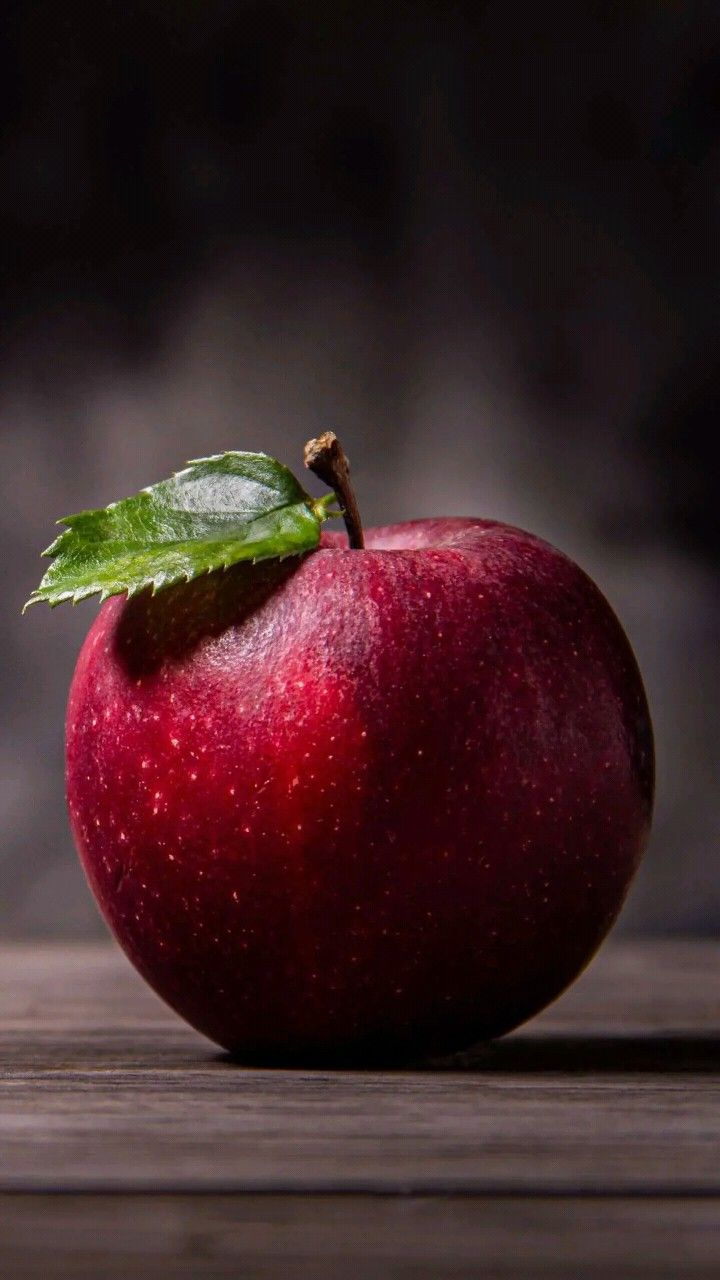
#> input picture data/Apple_Image.jpg, 720 x 1280 px; its folder holds only this picture in this run
$ python -i praktikum_08.py   (imports and definitions only)   (older library calls are emulated)
#> lines starting #> are read from the running program, lines starting #| are printed output that depends on the picture; after the words box and inside, x2 and y2 are one past the last pixel; in counts of white or black regions, pixels touching at a corner belong together
### common.py
"""Utilitas bersama praktikum Computer Vision 02-08."""
from __future__ import annotations

from pathlib import Path
import cv2
import numpy as np

ROOT = Path(__file__).resolve().parent
DATA = ROOT / "data"
OUTPUT = ROOT / "output"


def ensure_dirs(number: int) -> Path:
    DATA.mkdir(exist_ok=True)
    out = OUTPUT / f"praktikum_{number:02d}"
    out.mkdir(parents=True, exist_ok=True)
    return out


# [20 lines left out: function generate_sample, not called in this run]


def load_image(input_path: str | None = None, grayscale: bool = False) -> np.ndarray:
    # Utamakan dataset asli yang diberikan pengguna, bukan citra sintetis.
#> called with grayscale = False
    candidates = [p for p in sorted(DATA.iterdir())
                  if p.suffix.lower() in {".jpg", ".jpeg", ".png", ".bmp", ".tif", ".tiff", ".webp"}
                  and p.name != "citra_contoh.png"] if DATA.exists() else []
    path = Path(input_path) if input_path else (candidates[0] if candidates else generate_sample())
    flag = cv2.IMREAD_GRAYSCALE if grayscale else cv2.IMREAD_COLOR
    image = cv2.imread(str(path), flag)
#> image is the input picture: shape (1280, 720, 3); mean B, G, R 39, 37.5, 62
    if image is None:
        raise FileNotFoundError(f"Citra tidak dapat dibaca: {path}")
    return image


def save(path: Path, image: np.ndarray) -> None:
    path.parent.mkdir(parents=True, exist_ok=True)
    if not cv2.imwrite(str(path), np.clip(image, 0, 255).astype(np.uint8)):
        raise OSError(f"Gagal menyimpan: {path}")


def gray(image: np.ndarray) -> np.ndarray:
    return image if image.ndim == 2 else cv2.cvtColor(image, cv2.COLOR_BGR2GRAY)


# [7 lines left out: function autolevel, not called in this run]

### praktikum_08.py
"""Praktikum 08: konvolusi, noise, reduksi noise, tepi, sharpness, sketsa."""
import argparse
import cv2
import numpy as np
import matplotlib
# [1 line not run here, left out]
import matplotlib.pyplot as plt
from common import ensure_dirs, load_image, gray, save


def edge_outputs(img, response):
    edge = cv2.convertScaleAbs(response)
    binary = cv2.threshold(edge, 60, 255, cv2.THRESH_BINARY)[1]
    return edge, binary, 255 - binary


def main(input_path=None):
    out = ensure_dirs(8); img = gray(load_image(input_path)); rng = np.random.default_rng(42)
    noisy = np.clip(img.astype(np.float32) + rng.normal(0, 18, img.shape), 0, 255).astype(np.uint8)
    saltpepper = img.copy(); mask = rng.random(img.shape)
    saltpepper[mask < .025] = 0; saltpepper[mask > .975] = 255
#> after `saltpepper[mask > 0.975] = 255`:
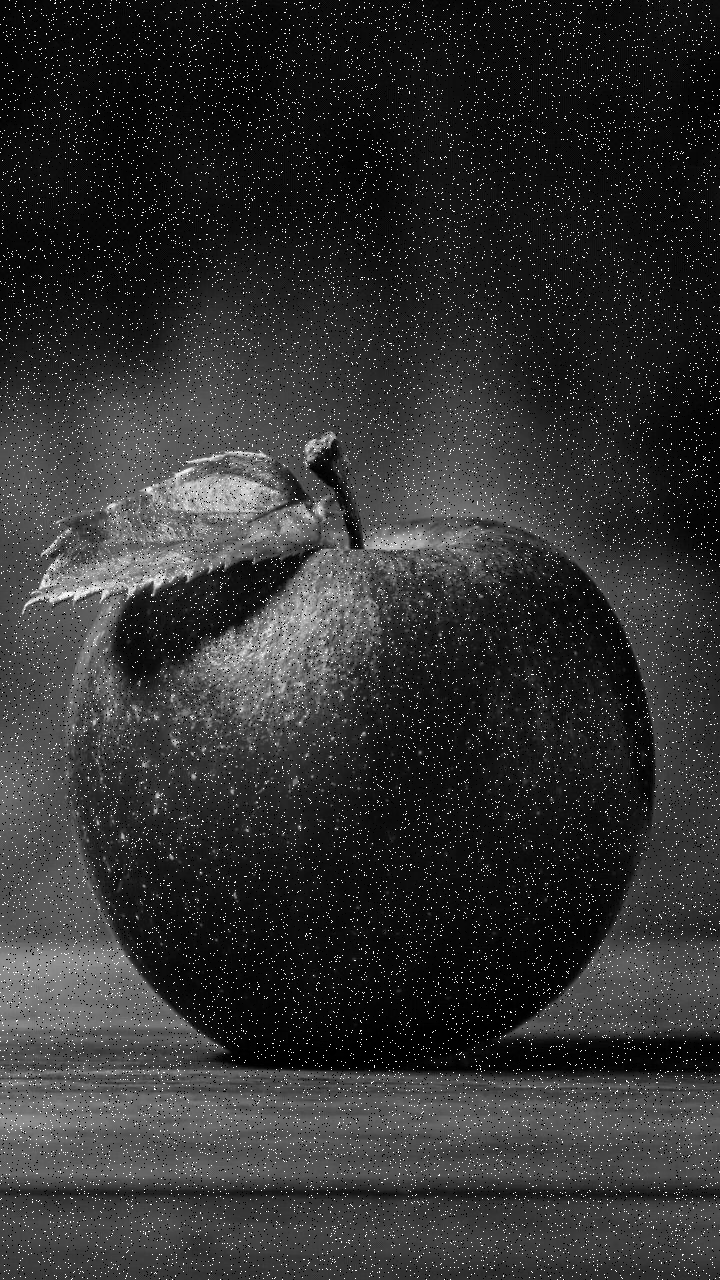
#> saltpepper: shape (1280, 720); min 0, max 255, mean 49.1
    results = {
        "original": img, "noise_gaussian": noisy, "noise_salt_pepper": saltpepper,
        "blur_5": cv2.blur(noisy, (5, 5)), "blur_11": cv2.blur(noisy, (11, 11)),
        "gaussian": cv2.GaussianBlur(noisy, (7, 7), 0), "median": cv2.medianBlur(saltpepper, 7),
    }
    kernels = {
        "kernel_4_edge": np.array([[0, -.5, 0], [-.5, 0, .5], [0, .5, 0]], np.float32),
        "kernel_4_sharp": np.array([[0, -.5, 0], [-.5, 1, .5], [0, .5, 0]], np.float32),
        "kernel_8_edge": np.array([[-1, -.5, 0], [-.5, 1, .5], [0, .5, 1]], np.float32),
        "kernel_8_sharp": np.array([[-1, -.5, 0], [-.5, 2, .5], [0, .5, 1]], np.float32),
    }
    for name, kernel in kernels.items(): results[name] = cv2.filter2D(img, cv2.CV_32F, kernel)
#> after the loop, results = 11 items
    prewitt_x = np.array([[-1, 0, 1]] * 3, np.float32); prewitt_y = prewitt_x.T
    responses = {
        "prewitt": cv2.magnitude(cv2.filter2D(img, cv2.CV_32F, prewitt_x), cv2.filter2D(img, cv2.CV_32F, prewitt_y)),
        "sobel": cv2.magnitude(cv2.Sobel(img, cv2.CV_32F, 1, 0, ksize=3), cv2.Sobel(img, cv2.CV_32F, 0, 1, ksize=3)),
        "laplacian": cv2.Laplacian(img, cv2.CV_32F, ksize=3), "canny": cv2.Canny(img, 100, 200),
    }
    for name, response in responses.items():
        edge, binary, sketch = edge_outputs(img, response)
        results[f"edge_{name}"] = edge; results[f"binary_{name}"] = binary; results[f"sketch_{name}"] = sketch
#> this loop made 4 passes
#> name on passes 1 to 4: 'prewitt', 'sobel', 'laplacian', 'canny'
#> pass 1, in edge_outputs, `binary = cv2.threshold(edge, 60, 255, cv2.THRESH_BINARY)[1]`:
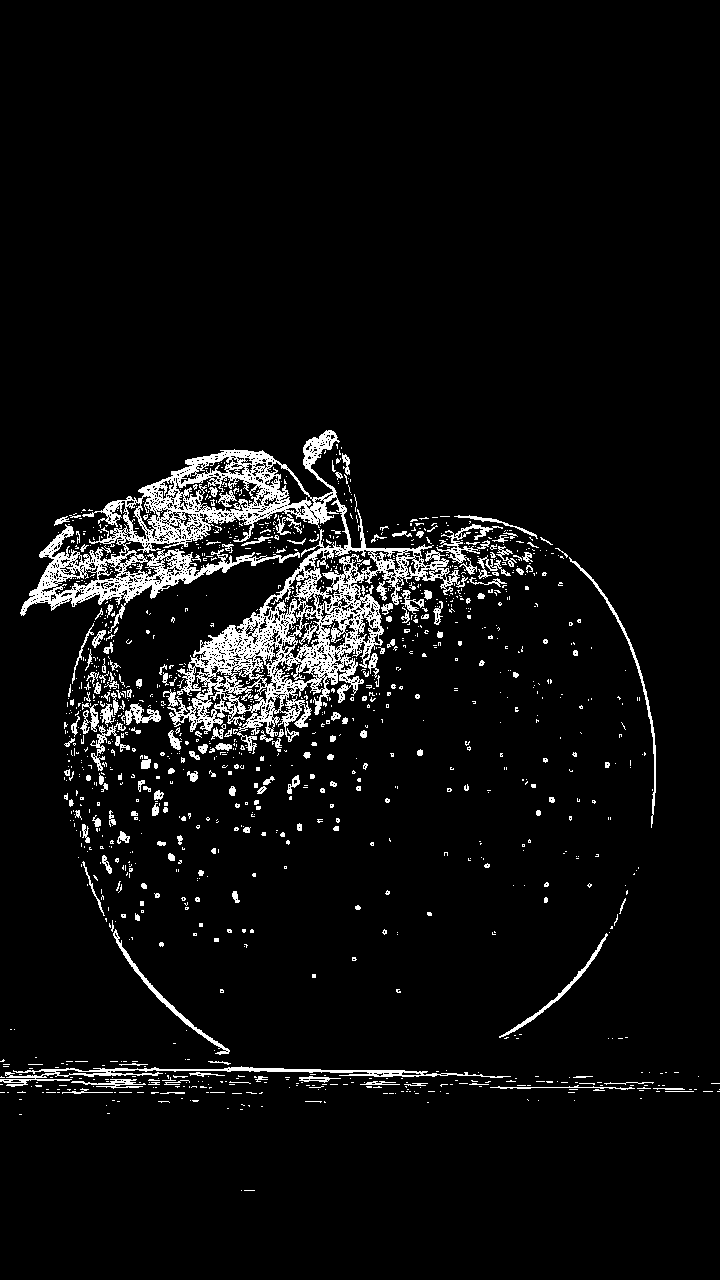
#> binary: shape (1280, 720); 5.6% white in thin lines or dots, all inside (x1, y1, x2, y2) = (0, 430, 720, 1191)
#> pass 2, in edge_outputs (call 2), `edge = cv2.convertScaleAbs(response)`:
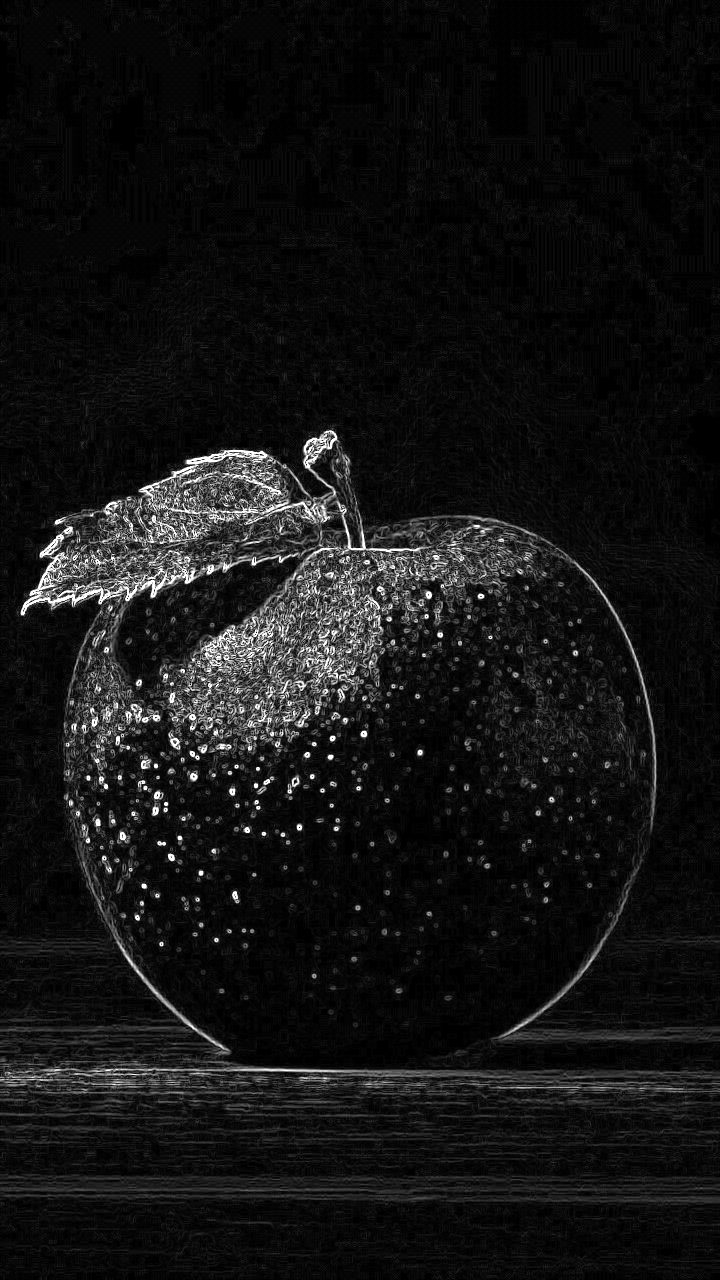
#> edge: shape (1280, 720); min 0, max 255, mean 19.7
#> after the loop, results = 23 items
    lpf = cv2.GaussianBlur(img, (5, 5), 0).astype(np.float32)
    high = img.astype(np.float32) - lpf
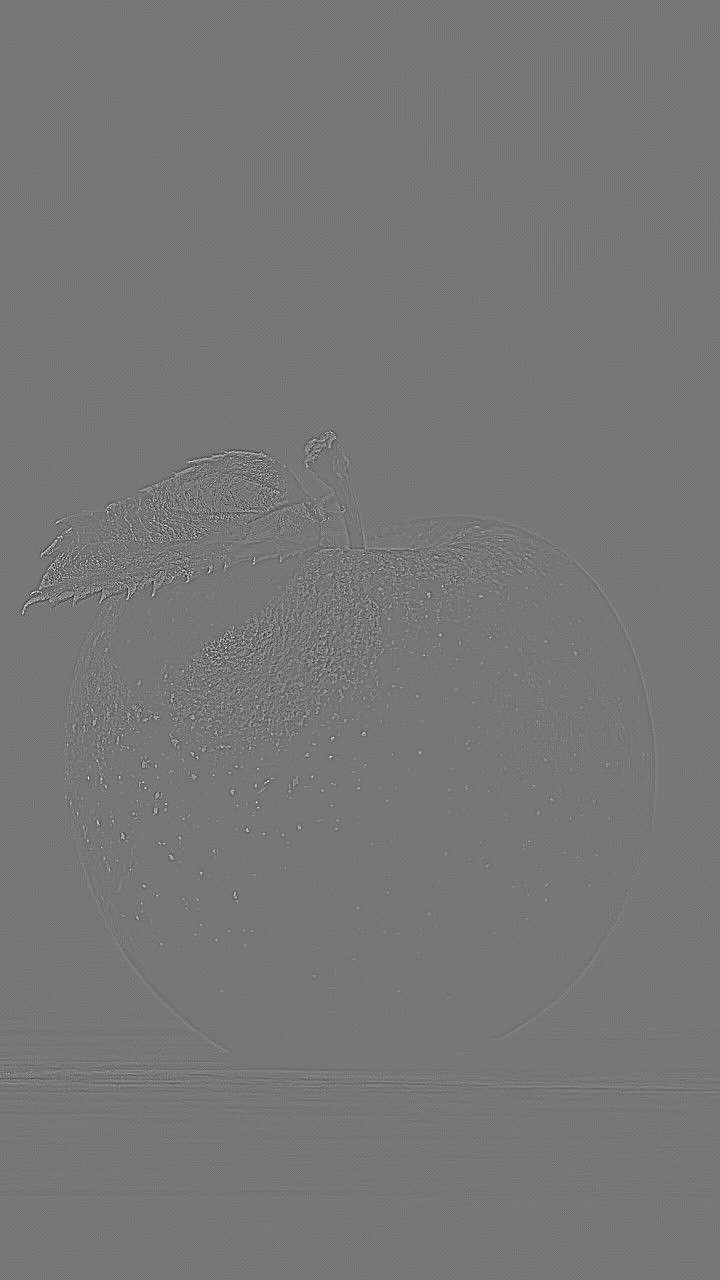
#> high: shape (1280, 720) float32; min -79, max 90, mean 0; drawn with min black and max white
    results["sharp_ratio_2_1"] = np.clip((2 * lpf + high) / 2, 0, 255)
    results["sharp_ratio_1_2"] = np.clip((lpf + 4 * high) / 3, 0, 255)
    for name, value in results.items(): save(out / f"{name}.png", value)
#> this loop made 25 passes
    selected = ["original", "noise_gaussian", "gaussian", "median", "edge_prewitt", "edge_sobel",
                "edge_laplacian", "edge_canny", "sharp_ratio_2_1", "sharp_ratio_1_2", "sketch_sobel", "sketch_canny"]
    fig, axes = plt.subplots(3, 4, figsize=(15, 10))
    for ax, name in zip(axes.flat, selected):
        ax.imshow(np.clip(results[name], 0, 255), cmap="gray", vmin=0, vmax=255); ax.set_title(name); ax.axis("off")
    fig.tight_layout(); fig.savefig(out / "ringkasan.png", dpi=150); plt.close(fig)
#> after `fig.tight_layout()`:
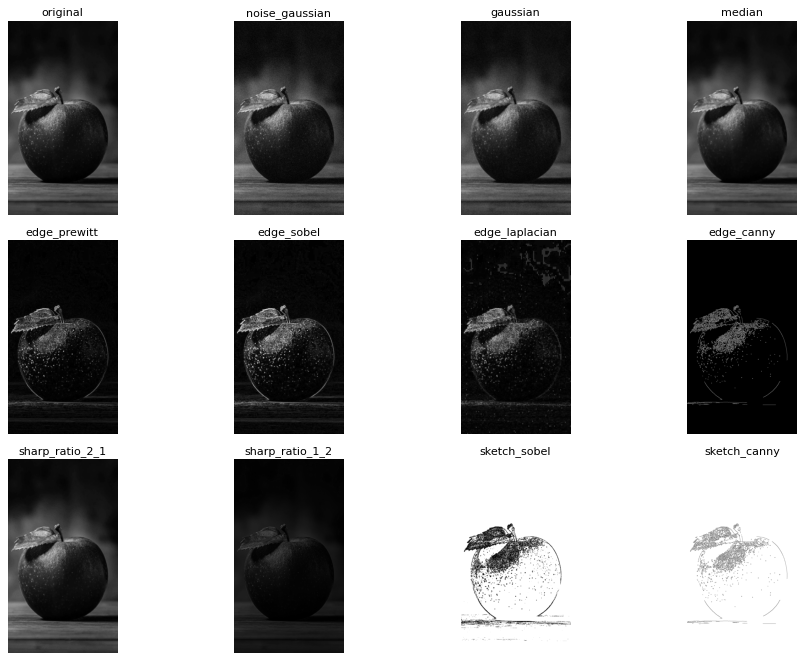
#> figure drawn by matplotlib, 12 panels
    print("Prewitt berbobot seragam; Sobel memberi bobot 2 pada tetangga pusat sehingga lebih tahan noise.")
    print(f"Hasil tersimpan di {out}")


# [6 lines not run here, left out]

>>> result = main()

$ run again, on data/Face-Cream_Image.jpg
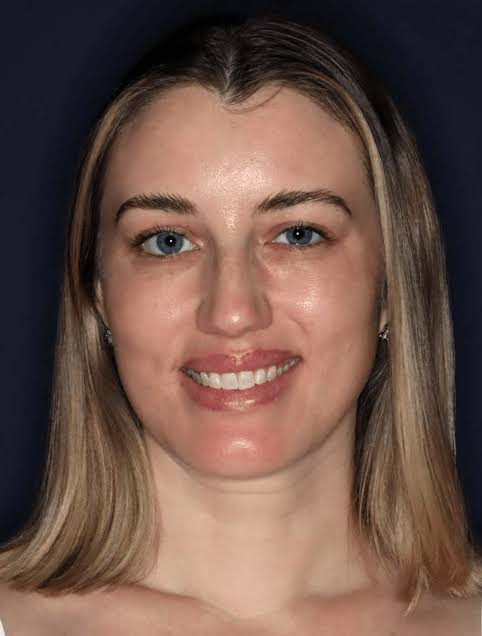
#> input picture data/Face-Cream_Image.jpg, 482 x 636 px
#> in load_image, image is the input picture: shape (636, 482, 3); mean B, G, R 73.6, 83.5, 109.9
#> after the loop in main, `for name, kernel in kernels.items(): results[name] = cv2.filter2D(img,..`: results = 11 items
#> the loop in main, `for name, response in responses.items():` made 4 passes
#> name on passes 1 to 4: 'prewitt', 'sobel', 'laplacian', 'canny'
#> pass 1, in edge_outputs, `binary = cv2.threshold(edge, 60, 255, cv2.THRESH_BINARY)[1]`:
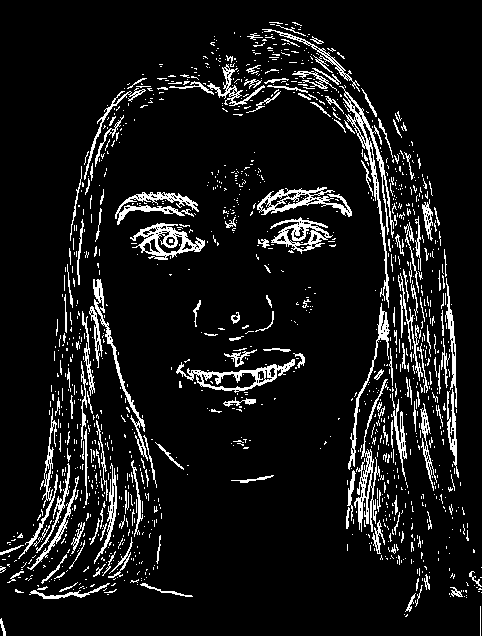
#> binary: shape (636, 482); 9% white in thin lines or dots
#> after the loop in main, `for name, response in responses.items():`: results = 23 items
#> in main, `high = img.astype(np.float32) - lpf`:
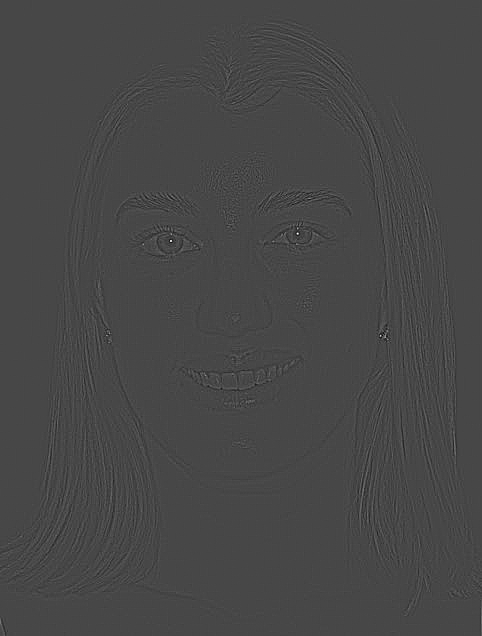
#> high: shape (636, 482) float32; min -57, max 146, mean 0; drawn with min black and max white
#> the loop in main, `for name, value in results.items(): save(out / f"{name}.png", value)` made 25 passes

$ run again, on data/Panorama_Image.jpg
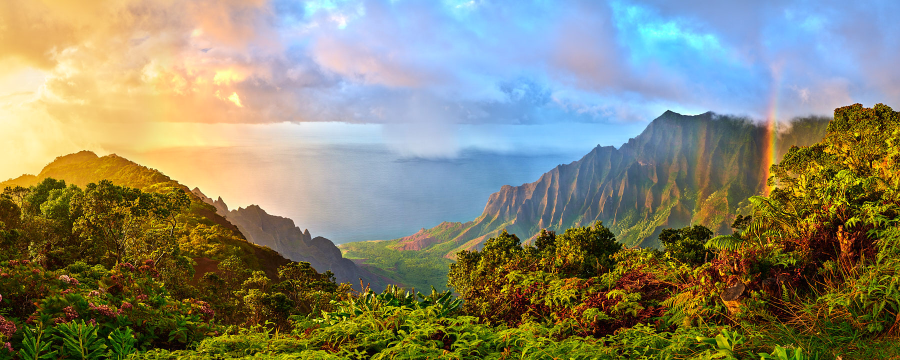
#> input picture data/Panorama_Image.jpg, 1800 x 720 px (shown at 1/2 size)
#> in load_image, image is the input picture: shape (720, 1800, 3); mean B, G, R 110.4, 134.4, 136.3
#> after the loop in main, `for name, kernel in kernels.items(): results[name] = cv2.filter2D(img,..`: results = 11 items
#> the loop in main, `for name, response in responses.items():` made 4 passes
#> name on passes 1 to 4: 'prewitt', 'sobel', 'laplacian', 'canny'
#> pass 1, in edge_outputs, `binary = cv2.threshold(edge, 60, 255, cv2.THRESH_BINARY)[1]`:
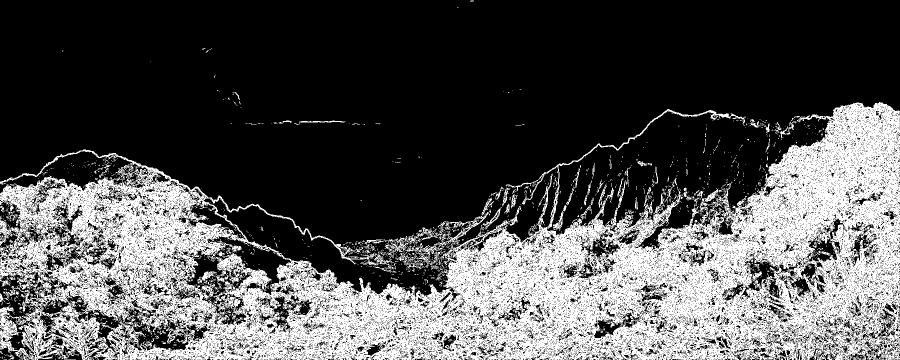
#> binary: shape (720, 1800) (shown at 1/2 size); 31.5% white; 2248 white regions (2123 under 20 px), largest, box (x1, y1, x2, y2) and area: (0, 204, 1800, 720) 390867, (730, 424, 976, 536) 2546, (816, 455, 872, 487) 408
#> pass 2, in edge_outputs (call 2), `edge = cv2.convertScaleAbs(response)`:
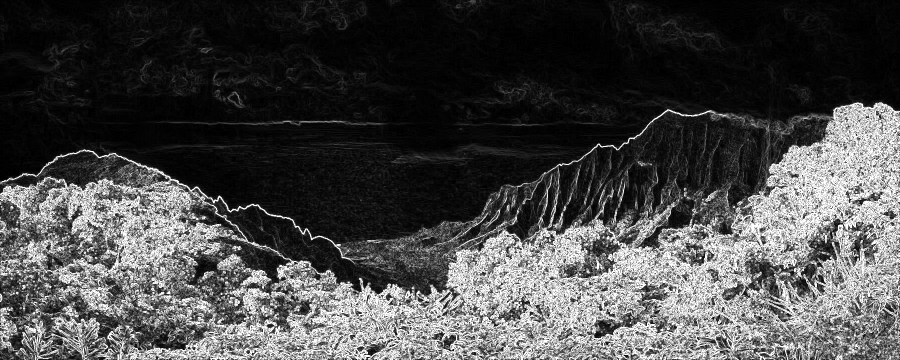
#> edge: shape (720, 1800) (shown at 1/2 size); min 0, max 255, mean 72.3
#> after the loop in main, `for name, response in responses.items():`: results = 23 items
#> the loop in main, `for name, value in results.items(): save(out / f"{name}.png", value)` made 25 passes
